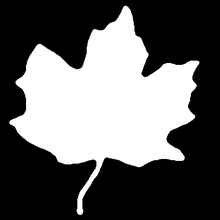
%> input picture cw3/problem1/Fig1108(a)(mapleleaf).tif, 220 x 220 px, shrunk from 566 x 566 before the run
$ octave Problem1.m   (GNU Octave 9; MATLAB toolbox functions it lacks are replaced by stand-ins)
%> lines starting %> are read from the running program, lines starting %| are printed output that depends on the picture; in (x1, y1, x2, y2) boxes, pixels count from 0 and x2, y2 are one past the last pixel; in counts of white or black regions, pixels touching at a corner belong together; the program's own positions count from 1
clear all;close all;clc;
f = imread('Fig1108(a)(mapleleaf).tif'); %read the original image
%> f is the input picture: size 220x220 uint8; min 0, max 255, mean 97.5


%if Necessary apply these binarization to a coloured image, to obtain a binarized one
%h = fspecial('gaussian',25,15);
%g = imfilter(f,h,'replicate');
%f = imbinarize(g,0.5);
F=f;

[rows, cols] = size(f);
%> rows = 220; cols = 220
c = 1;
flag = ones(rows,cols);   % Create our flag matrice with the same size as the original picture
%flag = zeros(rows,cols); %Antother way

while c~=0
    c=0;     % Counter set to know if the flagged matrix is empty or not

    %---STEP 1---
    for x = 2 : rows-1
        for y = 2 : cols-1 % For each inner pixel
            Tp=0;            %Reset T(p)
            P(1) = f(x-1,y);   %creation of our vector following the 8-neighborhood notation
            P(2) = f(x-1,y+1);
            P(3) = f(x,y+1);
            P(4) = f(x+1,y+1);
            P(5) = f(x+1,y);
            P(6) = f(x+1,y-1);
            P(7) = f(x,y-1);
            P(8) = f(x-1,y-1);
            NP = sum(P);       %Calculate the number of neighbors, and N(p)
            if f(x,y)==1 && NP<=6 && NP >=2  %We focus only on flagged point that fulfill 1st condition
                for i=1:7
                   if P(i)==0 && P(i+1)==1
                       Tp=Tp+1;         %Calculate T(p)
                   end
                end
                if P(8)==0 && P(1) ==1
                   Tp=Tp+1;
                end
                Pa = P(1)*P(3)*P(5);        %We calculate our last conditions
                Pb = P(3)*P(5)*P(7);
                if Tp ==1 && Pa ==0 && Pb ==0 %We verify if the flagged point fulfill all left conditions
                       flag(x,y) = 0;         %If so we flag the point
                       c=1;                   %We say that the Flag matrix is not empty
                       %flag(x,y) = 1;
                end
            end
        end
    end

    %---DELETION----
    f=f.*flag;   % After generation of the flag Matrix, we delete all the points flagged
    %f=f-flag;
    %flag = zeros(rows,cols);

    %---STEP 2---
    for x = 2 : rows-1
        for y = 2 : cols-1 % For each inner pixel
            Tp=0;               %Reset T(p)
            P(1) = f(x-1,y);    %creation of our vector following the 8-neighborhood notation
            P(2) = f(x-1,y+1);
            P(3) = f(x,y+1);
            P(4) = f(x+1,y+1);
            P(5) = f(x+1,y);
            P(6) = f(x+1,y-1);
            P(7) = f(x,y-1);
            P(8) = f(x-1,y-1);
            NP = sum(P);       %Same as Step1
            if f(x,y)==1 && NP<=6 && NP >=2 %Same as Step1
                for i=1:7
                   if P(i)==0 && P(i+1)==1  %Same as Step1
                       Tp=Tp+1;
                   end
                end
                if P(8)==0 && P(1) ==1 %Same as Step1
                   Tp=Tp+1;
                end
                Pa = P(1)*P(3)*P(7);  %Calculate the 2 new condition for the 2nd Step
                Pb = P(1)*P(5)*P(7);
                if Tp ==1 && Pa ==0 && Pb ==0  %We verify if the flagged point fulfill all left conditions
                      flag(x,y) = 0;  %If so we flag the point
                      c=1;                   %We say that the Flag matrix is not empty
                      %flag(x,y) =1;
                end
            end
        end
    end

    %---DELETION----
    f=f.*flag;
    %f=f-flag;
    %flag = zeros(rows,cols);
end
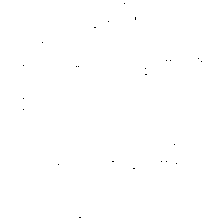
%> flag: size 220x220 double; values 0 (black) and 1 (white), 99.9% white; black in thin lines or dots, all inside (x1, y1, x2, y2) = (23, 3, 202, 218)
%> after the loop, P = [0 0 0 0 0 0 0 0]; Pa = 0; Pb = 0

figure,
subplot(1,2,1)
imshow(F),title("Original Image"),impixelinfo
subplot(1,2,2)
imshow(f),title("skeletonized image"),impixelinfo
